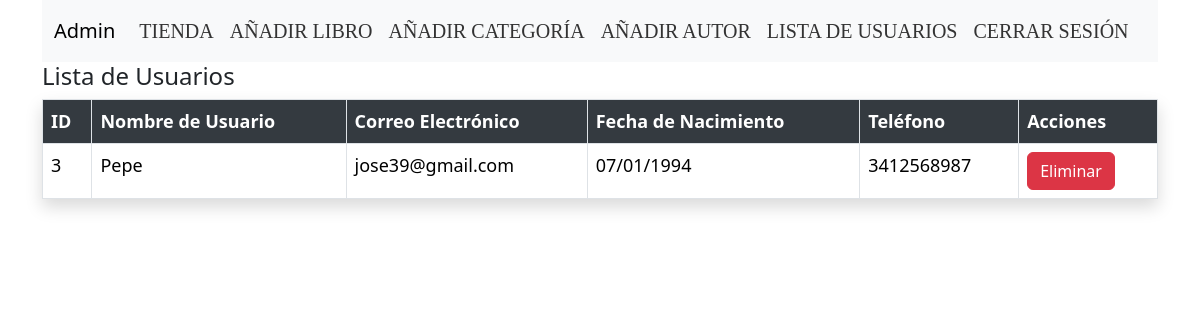
The page /lista-usuarios.php (signed in) on the database as committed earlier.
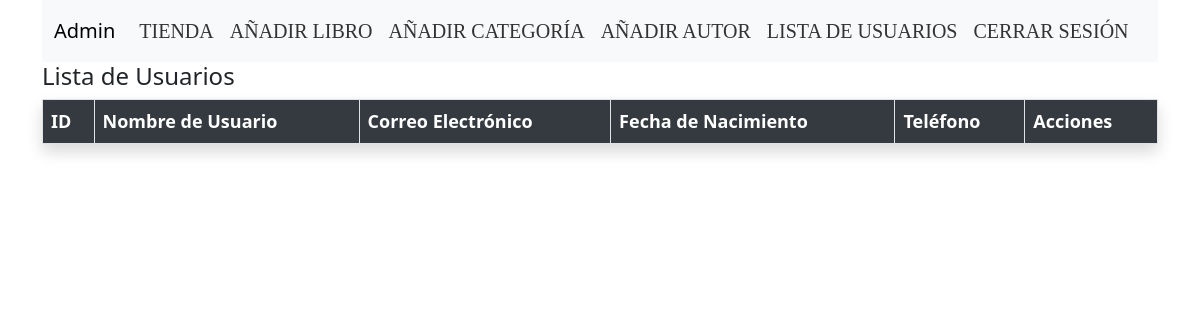
The same page on the database as committed later.
### tables this page shows
CREATE TABLE `usuarios` (
  `id` int(11) NOT NULL,
  `nombre_usuario` varchar(255) NOT NULL,
  `correo_electronico` varchar(255) NOT NULL,
  `contrasena` varchar(255) NOT NULL,
  `fecha_nacimiento` date NOT NULL,
  `telefono` varchar(20) NOT NULL
);

### lista-usuarios.php (the view, shortened to what this page needs)
<?php
include "db_conexion.php";
$sql = "SELECT * FROM usuarios";
$result = $conn->query($sql);
$usuarios = [];
if ($result) {
    $usuarios = $result->fetchAll(PDO::FETCH_ASSOC);
}
?>
<!DOCTYPE html>
<html lang="es">
<head>
    <link href="https://cdn.jsdelivr.net/npm/bootstrap@5.3.2/dist/css/bootstrap.min.css" rel="stylesheet">
    <link rel="stylesheet" type="text/css" href="https://cdn.datatables.net/1.11.10/css/jquery.dataTables.css">
    <link href="css/estilos-admin.css" rel="stylesheet">
</head>
<body>
    <div class="container">
        <nav class="navbar navbar-expand-lg navbar-light bg-light">
            <div class="container-fluid">
                <a class="navbar-brand" href="admin.php">Admin</a>
                <div class="collapse navbar-collapse" id="navbarNav">
                    <ul class="navbar-nav ml-auto">
                        <li class="nav-item">
                            <a class="nav-link" href="index.php">Tienda</a>
                        </li>
                        <li class="nav-item">
                            <a class="nav-link" href="anadir-libro.php">Añadir Libro</a>
                        </li>
                        <li class="nav-item">
                            <a class="nav-link" href="anadir-categoria.php">Añadir Categoría</a>
                        </li>
                        <li class="nav-item">
                            <a class="nav-link" href="anadir-autor.php">Añadir Autor</a>
                        </li>
                        <li class "nav-item">
                            <a class="nav-link disabled" href="lista-usuarios.php">Lista de Usuarios</a>
                        </li>
                        <li class="nav-item">
                            <a class="nav-link" href="logout.php">Cerrar Sesión</a>
                        </li>
                    </ul>
                </div>
            </div>
        </nav>
        <h4>Lista de Usuarios</h4>
        <table id="usuarios-table" class="table table-bordered shadow">
            <thead>
                <tr>
                    <th>ID</th>
                    <th>Nombre de Usuario</th>
                    <th>Correo Electrónico</th>
                    <th>Fecha de Nacimiento</th>
                    <th>Teléfono</th>
                    <th>Acciones</th>
                </tr>
            </thead>
            <tbody>
            <?php foreach ($usuarios as $usuario) { ?>
                <tr>
                    <td><?php echo $usuario['id']; ?></td>
                    <td><?php echo $usuario['nombre_usuario']; ?></td>
                    <td><?php echo $usuario['correo_electronico']; ?></td>
                    <td><?php echo date('d/m/Y', strtotime($usuario['fecha_nacimiento'])); ?></td>
                    <td><?php echo $usuario['telefono']; ?></td>
                    <td>
                        <a href="php/func-eliminar-usuario.php?id=<?= $usuario['id'] ?>" class="btn btn-danger">Eliminar</a>
                    </td>
                </tr>
            <?php } ?>
            </tbody>
            </table>
</div>
</body>
</html>

### css/estilos-admin.css (style rules this page uses)
.navbar-light .navbar-nav .nav-link { font-size: 20px; color: #333; font-family: "Arial, Helvetica, sans-serif"; text-transform: uppercase; transition: color 0.3s ease-in-out, text-shadow 0.3s ease-in-out; }
.table { font-size: 18px; background-color: #ffffff; }
.table th { background-color: #343a40; color: #ffffff; }
.btn-danger { background-color: #dc3545; border-color: #dc3545; color: #ffffff; }

Rows that differ between the two databases and show on the page:
removed usuarios: id "3", nombre_usuario "Pepe", correo_electronico "jose39@gmail.com", fecha_nacimiento "07/01/1994", telefono "3412568987"
